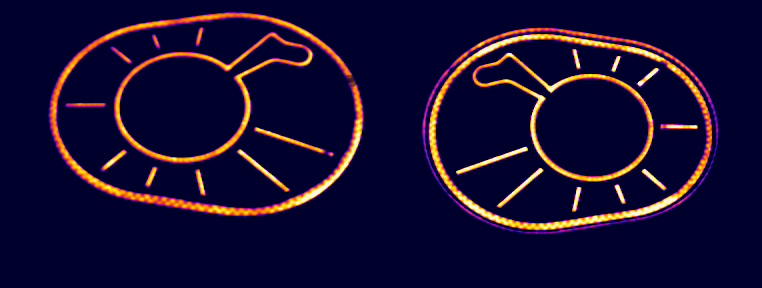
#> input picture cache_input.tiff, 762 x 288 px; its folder holds only this picture in this run
$ python -i 'preprocess copy.py'   (imports and definitions only)
#> lines starting #> are read from the running program, lines starting #| are printed output that depends on the picture
from PIL import Image
import numpy as np
import glob
import os
import shutil
from sklearn.model_selection import train_test_split


filepath 	= '/media/ankit/ampkit/metric_space/xxx/good/'
res_folder 	= '/media/ankit/ampkit/metric_space/precon_data/io'

def crop_2_halves(filepath):
#> called with filepath = 'cache_input.tiff'
	im = Image.open(filepath) # open the image file
#> im is the input picture: PIL image 762x288 RGB; mean R, G, B 22.7, 12.8, 49
	im.seek(0) # getting the IR image
	im_copy = im.copy()
	print(im.size)
#| (762, 288)

	# change to RGB image
	im_copy = im_copy.convert('RGB')
	r,g,b = im_copy.split()
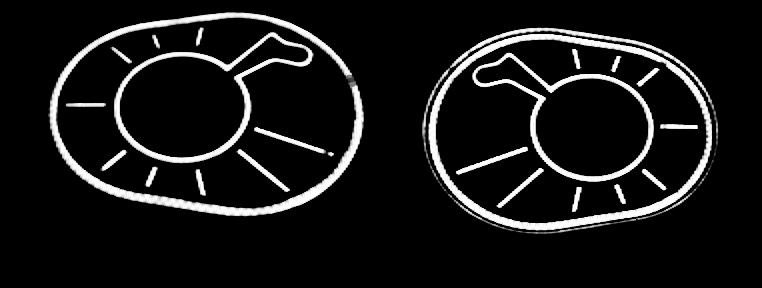
#> r: PIL image 762x288 L; min 0, max 255, mean 22.7
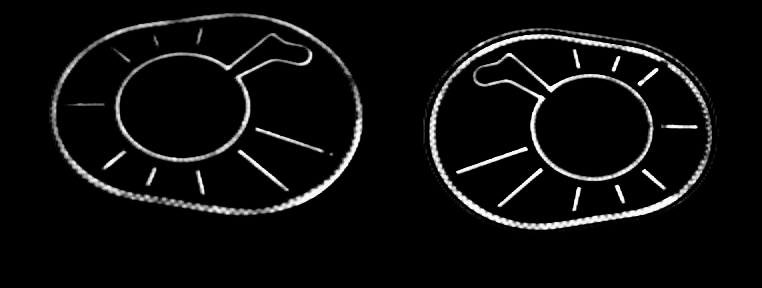
#> g: PIL image 762x288 L; min 0, max 255, mean 12.8
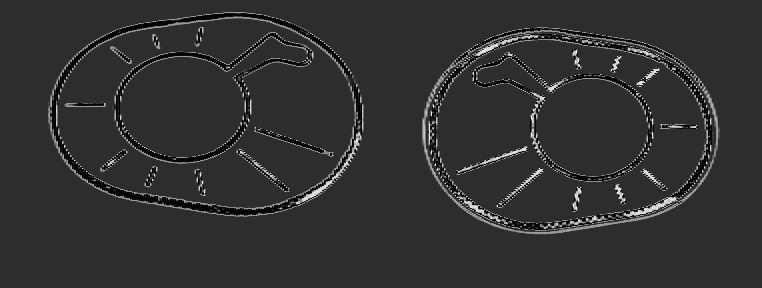
#> b: PIL image 762x288 L; min 0, max 255, mean 49

	b = np.array(b)
	b[b==np.median(b)] = 0
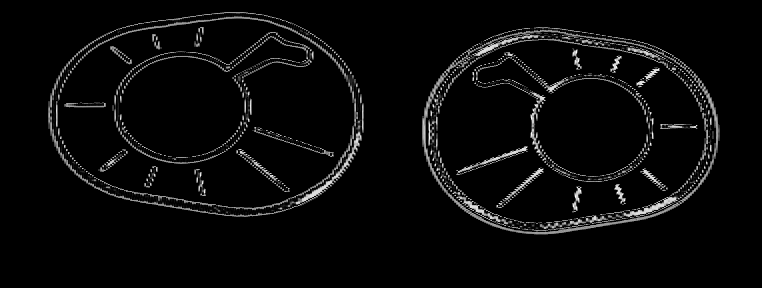
#> b: shape (288, 762); min 0, max 255, mean 9.6
	b = Image.fromarray(b)

	im_copy = Image.merge('RGB', (r,g,b))
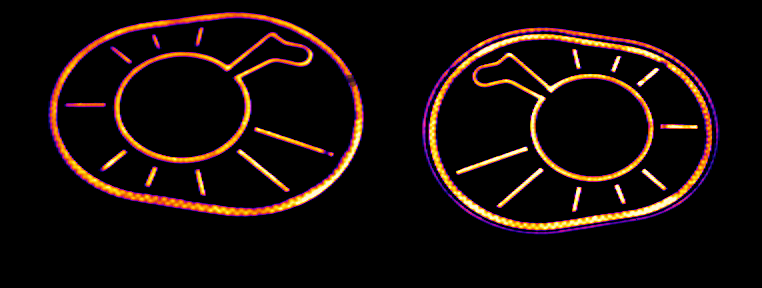
#> im_copy: PIL image 762x288 RGB; mean R, G, B 22.7, 12.8, 9.6

	return im_copy


image_files = glob.glob(f'{filepath}/*.tiff')
# [1 line that did not run here, left out]
# [1 line that did not run here, left out]

# [4 lines that did not run here, left out]

# [13 lines not run here, left out]

>>> result = crop_2_halves('cache_input.tiff')
